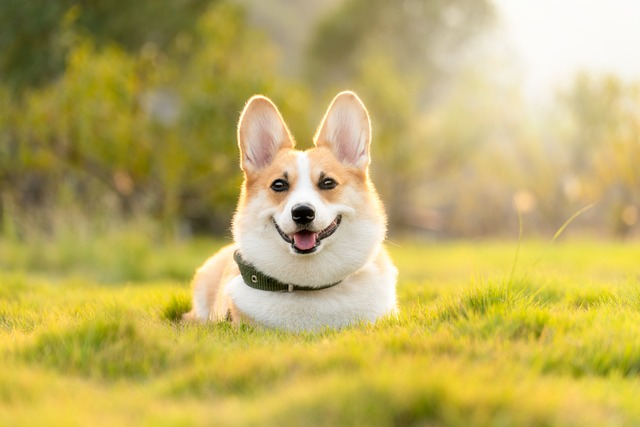
#> input picture part3/l56imagewithpython/assets/cutedog.jpg, 640 x 427 px
$ python main.py
#> lines starting #> are read from the running program, lines starting #| are printed output that depends on the picture
from PIL import Image

img = Image.open("./assets/cutedog.jpg")
#> img is the input picture: PIL image 640x427 RGB; mean R, G, B 190, 173.6, 98.3
print(img) # <PIL.JpegImagePlugin.JpegImageFile image mode=RGB size=640x427 at 0x17E3D2670B0>
#| <PIL.JpegImagePlugin.JpegImageFile image mode=RGB size=640x427 at 0x7F3E95868B50>

print(img.format) # JPEG
#| JPEG
print(img.size) # (640, 427)
#| (640, 427)
print(img.mode) # RGB
#| RGB

# [13 lines of commented-out code are left out]
filteredimg = img.convert("L")
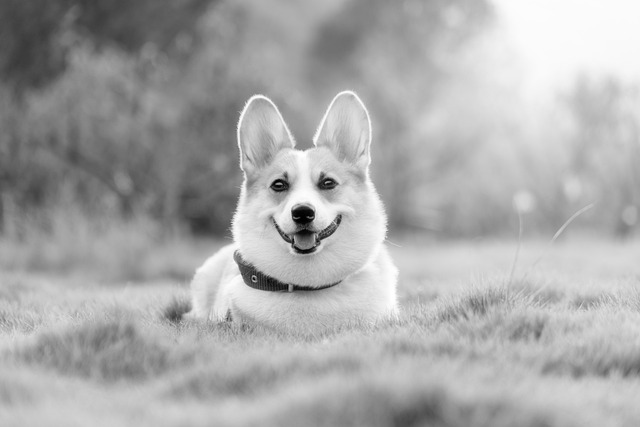
#> filteredimg: PIL image 640x427 L; min 0, max 255, mean 169.9
filteredimg.save("newconvertimg.png","png") # black white

# => ratate
filteredimg = img.convert("L")
rotatedimg = filteredimg.rotate(-90)
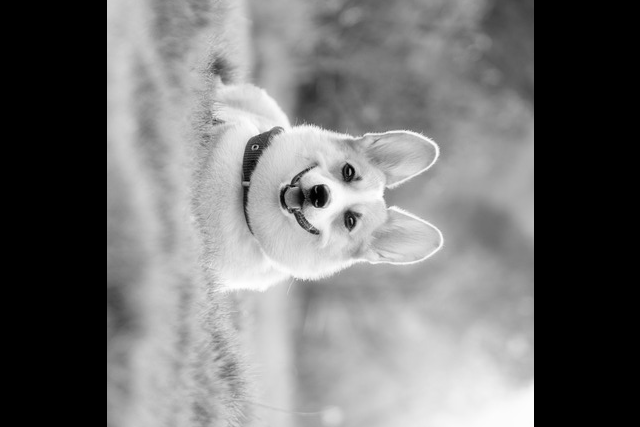
#> rotatedimg: PIL image 640x427 L; min 0, max 255, mean 113.2
rotatedimg.save("newrotateimg.png","png")

# => resize
print(img.size)
#| (640, 427)
resizedimg = img.resize((300,300))
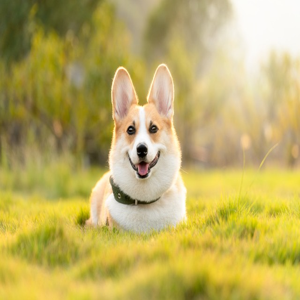
#> resizedimg: PIL image 300x300 RGB; mean R, G, B 190, 173.6, 98.3
print(resizedimg.size)
#| (300, 300)
resizedimg.save("newresizeig.png","png")


# [8 lines of commented-out code are left out]

cpsize = (100,0,300,408)
print(img.size) # (640, 427)
#| (640, 427)
filteredimg = img.crop(cpsize) # one parameter
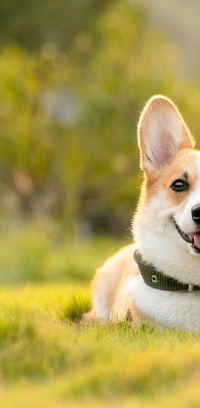
#> filteredimg: PIL image 200x408 RGB; mean R, G, B 170.6, 155.7, 81.4
filteredimg.save("newcropimg.png","png")
print(filteredimg.size) # (200, 408)
#| (200, 408)


# pip3 install openpyxl
